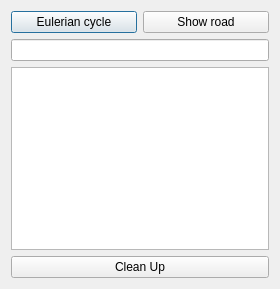
<?xml version="1.0" encoding="UTF-8"?>
<ui version="4.0">
 <class>graphEulerwindow</class>
 <widget class="QDialog" name="graphEulerwindow">
  <property name="geometry">
   <rect>
    <x>0</x>
    <y>0</y>
    <width>280</width>
    <height>289</height>
   </rect>
  </property>
  <property name="windowTitle">
   <string>Dialog</string>
  </property>
  <layout class="QVBoxLayout" name="verticalLayout_3">
   <item>
    <layout class="QVBoxLayout" name="verticalLayout_2">
     <item>
      <layout class="QVBoxLayout" name="verticalLayout">
       <item>
        <layout class="QHBoxLayout" name="horizontalLayout">
         <item>
          <widget class="QPushButton" name="pushButton">
           <property name="text">
            <string>Eulerian cycle</string>
           </property>
          </widget>
         </item>
         <item>
          <widget class="QPushButton" name="pushButton_3">
           <property name="text">
            <string>Show road</string>
           </property>
          </widget>
         </item>
        </layout>
       </item>
       <item>
        <widget class="QLineEdit" name="lineEdit"/>
       </item>
      </layout>
     </item>
     <item>
      <widget class="QPlainTextEdit" name="plainTextEdit"/>
     </item>
     <item>
      <widget class="QPushButton" name="pushButton_2">
       <property name="text">
        <string>Clean Up</string>
       </property>
      </widget>
     </item>
    </layout>
   </item>
  </layout>
 </widget>
 <resources/>
 <connections/>
</ui>
